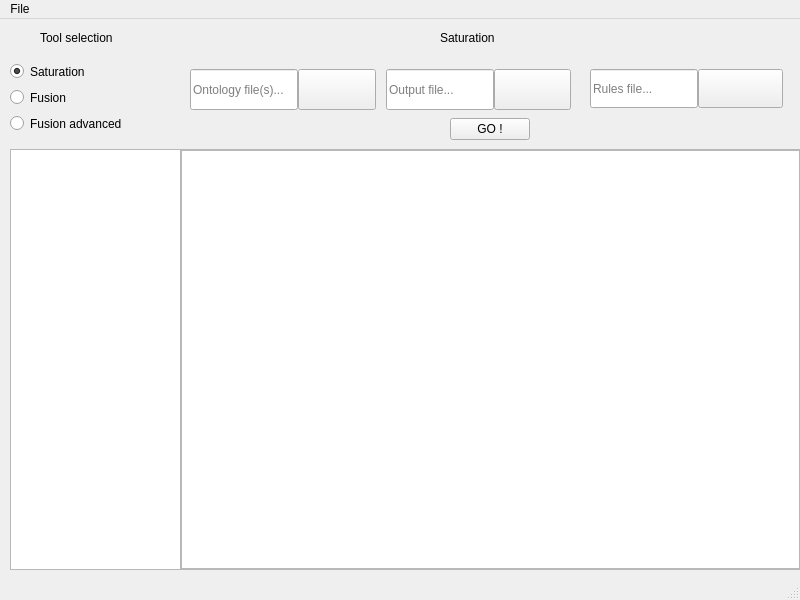
<?xml version="1.0" encoding="UTF-8"?>
<ui version="4.0">
 <class>MainWindow</class>
 <widget class="QMainWindow" name="MainWindow">
  <property name="geometry">
   <rect>
    <x>0</x>
    <y>0</y>
    <width>800</width>
    <height>600</height>
   </rect>
  </property>
  <property name="windowTitle">
   <string>MainWindow</string>
  </property>
  <property name="styleSheet">
   <string notr="true"/>
  </property>
  <widget class="QWidget" name="windowWidget">
   <widget class="QWidget" name="toolSelectionWidget" native="true">
    <property name="geometry">
     <rect>
      <x>0</x>
      <y>0</y>
      <width>181</width>
      <height>131</height>
     </rect>
    </property>
    <property name="font">
     <font>
      <weight>50</weight>
      <bold>false</bold>
     </font>
    </property>
    <property name="styleSheet">
     <string notr="true"/>
    </property>
    <widget class="QLabel" name="toolSelectionLabel">
     <property name="geometry">
      <rect>
       <x>40</x>
       <y>10</y>
       <width>101</width>
       <height>17</height>
      </rect>
     </property>
     <property name="styleSheet">
      <string notr="true">border:none</string>
     </property>
     <property name="text">
      <string>Tool selection</string>
     </property>
    </widget>
    <widget class="QWidget" name="layoutWidget">
     <property name="geometry">
      <rect>
       <x>10</x>
       <y>40</y>
       <width>161</width>
       <height>80</height>
      </rect>
     </property>
     <layout class="QVBoxLayout" name="toolSelection">
      <item>
       <widget class="QRadioButton" name="radioSaturation">
        <property name="styleSheet">
         <string notr="true">border:none</string>
        </property>
        <property name="text">
         <string>Saturation</string>
        </property>
        <property name="checked">
         <bool>true</bool>
        </property>
       </widget>
      </item>
      <item>
       <widget class="QRadioButton" name="radioFusion">
        <property name="styleSheet">
         <string notr="true">border:none</string>
        </property>
        <property name="text">
         <string>Fusion</string>
        </property>
       </widget>
      </item>
      <item>
       <widget class="QRadioButton" name="radioFusionAdv">
        <property name="styleSheet">
         <string notr="true">border:none</string>
        </property>
        <property name="text">
         <string>Fusion advanced</string>
        </property>
       </widget>
      </item>
     </layout>
    </widget>
   </widget>
   <widget class="QWidget" name="listViewWidget" native="true">
    <property name="geometry">
     <rect>
      <x>10</x>
      <y>130</y>
      <width>791</width>
      <height>421</height>
     </rect>
    </property>
    <widget class="QWidget" name="verticalLayoutWidget">
     <property name="geometry">
      <rect>
       <x>0</x>
       <y>0</y>
       <width>258</width>
       <height>421</height>
      </rect>
     </property>
     <layout class="QVBoxLayout" name="verticalLayout">
      <item>
       <widget class="QTableWidget" name="tableWidget">
        <property name="sizePolicy">
         <sizepolicy hsizetype="Minimum" vsizetype="Expanding">
          <horstretch>0</horstretch>
          <verstretch>150</verstretch>
         </sizepolicy>
        </property>
       </widget>
      </item>
     </layout>
    </widget>
    <widget class="QWidget" name="verticalLayoutWidget_2">
     <property name="geometry">
      <rect>
       <x>170</x>
       <y>0</y>
       <width>621</width>
       <height>421</height>
      </rect>
     </property>
     <layout class="QVBoxLayout" name="verticalLayout_2">
      <item>
       <widget class="QScrollArea" name="scrollArea">
        <property name="widgetResizable">
         <bool>true</bool>
        </property>
        <widget class="QWidget" name="scrollAreaWidgetContents">
         <property name="geometry">
          <rect>
           <x>0</x>
           <y>0</y>
           <width>617</width>
           <height>417</height>
          </rect>
         </property>
         <property name="sizePolicy">
          <sizepolicy hsizetype="Expanding" vsizetype="Expanding">
           <horstretch>0</horstretch>
           <verstretch>0</verstretch>
          </sizepolicy>
         </property>
         <widget class="QTextEdit" name="sortieConsole">
          <property name="geometry">
           <rect>
            <x>0</x>
            <y>0</y>
            <width>619</width>
            <height>419</height>
           </rect>
          </property>
          <property name="readOnly">
           <bool>true</bool>
          </property>
         </widget>
        </widget>
       </widget>
      </item>
     </layout>
    </widget>
   </widget>
   <widget class="QWidget" name="horizontalLayoutWidget">
    <property name="geometry">
     <rect>
      <x>180</x>
      <y>0</y>
      <width>621</width>
      <height>141</height>
     </rect>
    </property>
    <layout class="QHBoxLayout" name="horizontalLayout" stretch="0">
     <item>
      <widget class="QWidget" name="optionsToolWidget" native="true">
       <property name="sizePolicy">
        <sizepolicy hsizetype="Expanding" vsizetype="Preferred">
         <horstretch>0</horstretch>
         <verstretch>0</verstretch>
        </sizepolicy>
       </property>
       <property name="styleSheet">
        <string notr="true"/>
       </property>
       <widget class="QLabel" name="modeSelectedLabel">
        <property name="geometry">
         <rect>
          <x>260</x>
          <y>10</y>
          <width>131</width>
          <height>17</height>
         </rect>
        </property>
        <property name="styleSheet">
         <string notr="true">border:none</string>
        </property>
        <property name="text">
         <string>Saturation</string>
        </property>
       </widget>
       <widget class="QWidget" name="layoutWidget_2">
        <property name="geometry">
         <rect>
          <x>10</x>
          <y>50</y>
          <width>381</width>
          <height>41</height>
         </rect>
        </property>
        <layout class="QHBoxLayout" name="horizontalLayout_2">
         <property name="spacing">
          <number>10</number>
         </property>
         <item>
          <layout class="QHBoxLayout" name="inputLayout">
           <property name="spacing">
            <number>0</number>
           </property>
           <property name="sizeConstraint">
            <enum>QLayout::SetDefaultConstraint</enum>
           </property>
           <item>
            <widget class="QLineEdit" name="ontologyFiles">
             <property name="sizePolicy">
              <sizepolicy hsizetype="Expanding" vsizetype="Expanding">
               <horstretch>0</horstretch>
               <verstretch>0</verstretch>
              </sizepolicy>
             </property>
             <property name="baseSize">
              <size>
               <width>0</width>
               <height>0</height>
              </size>
             </property>
             <property name="styleSheet">
              <string notr="true"/>
             </property>
             <property name="dragEnabled">
              <bool>false</bool>
             </property>
             <property name="placeholderText">
              <string>Ontology file(s)...</string>
             </property>
            </widget>
           </item>
           <item>
            <widget class="QPushButton" name="browseOntologies">
             <property name="sizePolicy">
              <sizepolicy hsizetype="Expanding" vsizetype="Expanding">
               <horstretch>0</horstretch>
               <verstretch>0</verstretch>
              </sizepolicy>
             </property>
             <property name="styleSheet">
              <string notr="true"/>
             </property>
             <property name="text">
              <string/>
             </property>
             <property name="icon">
              <iconset>
               <normaloff>Images/folder-search.png</normaloff>Images/folder-search.png</iconset>
             </property>
            </widget>
           </item>
          </layout>
         </item>
         <item>
          <layout class="QHBoxLayout" name="outputLayout">
           <property name="spacing">
            <number>0</number>
           </property>
           <item>
            <widget class="QLineEdit" name="outputName">
             <property name="sizePolicy">
              <sizepolicy hsizetype="Expanding" vsizetype="Expanding">
               <horstretch>0</horstretch>
               <verstretch>0</verstretch>
              </sizepolicy>
             </property>
             <property name="styleSheet">
              <string notr="true"/>
             </property>
             <property name="dragEnabled">
              <bool>false</bool>
             </property>
             <property name="placeholderText">
              <string>Output file...</string>
             </property>
            </widget>
           </item>
           <item>
            <widget class="QPushButton" name="browseOutput">
             <property name="sizePolicy">
              <sizepolicy hsizetype="Expanding" vsizetype="Expanding">
               <horstretch>0</horstretch>
               <verstretch>0</verstretch>
              </sizepolicy>
             </property>
             <property name="styleSheet">
              <string notr="true"/>
             </property>
             <property name="text">
              <string/>
             </property>
             <property name="icon">
              <iconset>
               <normaloff>Images/Save-icon.png</normaloff>Images/Save-icon.png</iconset>
             </property>
            </widget>
           </item>
          </layout>
         </item>
        </layout>
       </widget>
       <widget class="QWidget" name="layoutWidget_3">
        <property name="geometry">
         <rect>
          <x>410</x>
          <y>50</y>
          <width>193</width>
          <height>39</height>
         </rect>
        </property>
        <layout class="QHBoxLayout" name="rulesLayout">
         <property name="spacing">
          <number>0</number>
         </property>
         <item>
          <widget class="QLineEdit" name="rulesFile">
           <property name="enabled">
            <bool>true</bool>
           </property>
           <property name="sizePolicy">
            <sizepolicy hsizetype="Expanding" vsizetype="Expanding">
             <horstretch>0</horstretch>
             <verstretch>0</verstretch>
            </sizepolicy>
           </property>
           <property name="styleSheet">
            <string notr="true"/>
           </property>
           <property name="dragEnabled">
            <bool>false</bool>
           </property>
           <property name="placeholderText">
            <string>Rules file...</string>
           </property>
          </widget>
         </item>
         <item>
          <widget class="QPushButton" name="browseRules_2">
           <property name="enabled">
            <bool>true</bool>
           </property>
           <property name="sizePolicy">
            <sizepolicy hsizetype="Expanding" vsizetype="Expanding">
             <horstretch>0</horstretch>
             <verstretch>0</verstretch>
            </sizepolicy>
           </property>
           <property name="styleSheet">
            <string notr="true"/>
           </property>
           <property name="text">
            <string/>
           </property>
           <property name="icon">
            <iconset>
             <normaloff>Images/folder-search.png</normaloff>Images/folder-search.png</iconset>
           </property>
          </widget>
         </item>
        </layout>
       </widget>
       <widget class="QWidget" name="layoutWidget_4">
        <property name="geometry">
         <rect>
          <x>270</x>
          <y>90</y>
          <width>125</width>
          <height>40</height>
         </rect>
        </property>
        <layout class="QHBoxLayout" name="horizontalLayout_3">
         <item>
          <widget class="QPushButton" name="goButton">
           <property name="sizePolicy">
            <sizepolicy hsizetype="Minimum" vsizetype="Fixed">
             <horstretch>0</horstretch>
             <verstretch>0</verstretch>
            </sizepolicy>
           </property>
           <property name="text">
            <string>GO !</string>
           </property>
          </widget>
         </item>
         <item>
          <widget class="QPushButton" name="stopButton">
           <property name="styleSheet">
            <string notr="true">border:none</string>
           </property>
           <property name="text">
            <string/>
           </property>
           <property name="icon">
            <iconset>
             <normaloff>Images/stop-icon.ico</normaloff>Images/stop-icon.ico</iconset>
           </property>
           <property name="iconSize">
            <size>
             <width>28</width>
             <height>28</height>
            </size>
           </property>
          </widget>
         </item>
        </layout>
       </widget>
      </widget>
     </item>
    </layout>
   </widget>
  </widget>
  <widget class="QMenuBar" name="menubar">
   <property name="geometry">
    <rect>
     <x>0</x>
     <y>0</y>
     <width>800</width>
     <height>25</height>
    </rect>
   </property>
   <widget class="QMenu" name="menuFile">
    <property name="title">
     <string>File</string>
    </property>
    <addaction name="actionExit"/>
   </widget>
   <addaction name="menuFile"/>
  </widget>
  <widget class="QStatusBar" name="statusbar"/>
  <action name="actionExit">
   <property name="text">
    <string>Exit</string>
   </property>
   <property name="shortcut">
    <string>Ctrl+Q</string>
   </property>
   <property name="shortcutContext">
    <enum>Qt::ApplicationShortcut</enum>
   </property>
  </action>
 </widget>
 <resources/>
 <connections/>
</ui>
